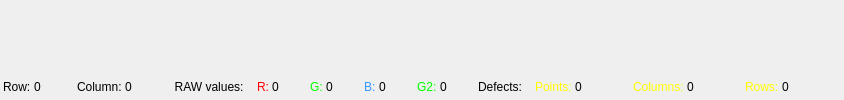
       <widget class="QFrame" name="statusFrame">
        <property name="sizePolicy">
         <sizepolicy hsizetype="Preferred" vsizetype="Preferred">
          <horstretch>0</horstretch>
          <verstretch>0</verstretch>
         </sizepolicy>
        </property>
        <property name="minimumSize">
         <size>
          <width>50</width>
          <height>0</height>
         </size>
        </property>
        <property name="frameShape">
         <enum>QFrame::Shape::NoFrame</enum>
        </property>
        <property name="frameShadow">
         <enum>QFrame::Shadow::Sunken</enum>
        </property>
        <layout class="QHBoxLayout" name="horizontalLayout_10" stretch="0,0,0,0,0,0,0,0,0,0,0,0,0,0,0,0,0,0,0,0,0">
         <property name="spacing">
          <number>3</number>
         </property>
         <property name="leftMargin">
          <number>3</number>
         </property>
         <property name="topMargin">
          <number>0</number>
         </property>
         <property name="rightMargin">
          <number>3</number>
         </property>
         <property name="bottomMargin">
          <number>6</number>
         </property>
         <item>
          <widget class="QLabel" name="statusRow">
           <property name="minimumSize">
            <size>
             <width>0</width>
             <height>0</height>
            </size>
           </property>
           <property name="frameShape">
            <enum>QFrame::Shape::NoFrame</enum>
           </property>
           <property name="frameShadow">
            <enum>QFrame::Shadow::Sunken</enum>
           </property>
           <property name="lineWidth">
            <number>1</number>
           </property>
           <property name="text">
            <string>Row:</string>
           </property>
           <property name="alignment">
            <set>Qt::AlignmentFlag::AlignBottom|Qt::AlignmentFlag::AlignLeading|Qt::AlignmentFlag::AlignLeft</set>
           </property>
          </widget>
         </item>
         <item>
          <widget class="QLabel" name="lblStRow">
           <property name="minimumSize">
            <size>
             <width>40</width>
             <height>0</height>
            </size>
           </property>
           <property name="text">
            <string>0    </string>
           </property>
           <property name="alignment">
            <set>Qt::AlignmentFlag::AlignBottom|Qt::AlignmentFlag::AlignLeading|Qt::AlignmentFlag::AlignLeft</set>
           </property>
          </widget>
         </item>
         <item>
          <widget class="QLabel" name="statusCol">
           <property name="enabled">
            <bool>true</bool>
           </property>
           <property name="minimumSize">
            <size>
             <width>0</width>
             <height>0</height>
            </size>
           </property>
           <property name="frameShape">
            <enum>QFrame::Shape::NoFrame</enum>
           </property>
           <property name="frameShadow">
            <enum>QFrame::Shadow::Sunken</enum>
           </property>
           <property name="text">
            <string>Column:</string>
           </property>
           <property name="alignment">
            <set>Qt::AlignmentFlag::AlignBottom|Qt::AlignmentFlag::AlignLeading|Qt::AlignmentFlag::AlignLeft</set>
           </property>
          </widget>
         </item>
         <item>
          <widget class="QLabel" name="lblStCol">
           <property name="minimumSize">
            <size>
             <width>40</width>
             <height>0</height>
            </size>
           </property>
           <property name="text">
            <string>0    </string>
           </property>
           <property name="alignment">
            <set>Qt::AlignmentFlag::AlignBottom|Qt::AlignmentFlag::AlignLeading|Qt::AlignmentFlag::AlignLeft</set>
           </property>
          </widget>
         </item>
         <item>
          <widget class="QLabel" name="label_2">
           <property name="minimumSize">
            <size>
             <width>0</width>
             <height>0</height>
            </size>
           </property>
           <property name="text">
            <string>  RAW values:   </string>
           </property>
           <property name="alignment">
            <set>Qt::AlignmentFlag::AlignBottom|Qt::AlignmentFlag::AlignLeading|Qt::AlignmentFlag::AlignLeft</set>
           </property>
          </widget>
         </item>
         <item>
          <widget class="QLabel" name="statusR">
           <property name="minimumSize">
            <size>
             <width>0</width>
             <height>0</height>
            </size>
           </property>
           <property name="palette">
            <palette>
             <active>
              <colorrole role="WindowText">
               <brush brushstyle="SolidPattern">
                <color alpha="255">
                 <red>255</red>
                 <green>0</green>
                 <blue>0</blue>
                </color>
               </brush>
              </colorrole>
             </active>
             <inactive>
              <colorrole role="WindowText">
               <brush brushstyle="SolidPattern">
                <color alpha="255">
                 <red>255</red>
                 <green>0</green>
                 <blue>0</blue>
                </color>
               </brush>
              </colorrole>
             </inactive>
             <disabled>
              <colorrole role="WindowText">
               <brush brushstyle="SolidPattern">
                <color alpha="255">
                 <red>120</red>
                 <green>120</green>
                 <blue>120</blue>
                </color>
               </brush>
              </colorrole>
             </disabled>
            </palette>
           </property>
           <property name="frameShape">
            <enum>QFrame::Shape::NoFrame</enum>
           </property>
           <property name="text">
            <string>R:</string>
           </property>
           <property name="alignment">
            <set>Qt::AlignmentFlag::AlignBottom|Qt::AlignmentFlag::AlignLeading|Qt::AlignmentFlag::AlignLeft</set>
           </property>
          </widget>
         </item>
         <item>
          <widget class="QLabel" name="lblStR">
           <property name="minimumSize">
            <size>
             <width>35</width>
             <height>0</height>
            </size>
           </property>
           <property name="text">
            <string>0    </string>
           </property>
           <property name="alignment">
            <set>Qt::AlignmentFlag::AlignBottom|Qt::AlignmentFlag::AlignLeading|Qt::AlignmentFlag::AlignLeft</set>
           </property>
          </widget>
         </item>
         <item>
          <widget class="QLabel" name="statusG">
           <property name="minimumSize">
            <size>
             <width>0</width>
             <height>0</height>
            </size>
           </property>
           <property name="palette">
            <palette>
             <active>
              <colorrole role="WindowText">
               <brush brushstyle="SolidPattern">
                <color alpha="255">
                 <red>0</red>
                 <green>255</green>
                 <blue>0</blue>
                </color>
               </brush>
              </colorrole>
             </active>
             <inactive>
              <colorrole role="WindowText">
               <brush brushstyle="SolidPattern">
                <color alpha="255">
                 <red>0</red>
                 <green>255</green>
                 <blue>0</blue>
                </color>
               </brush>
              </colorrole>
             </inactive>
             <disabled>
              <colorrole role="WindowText">
               <brush brushstyle="SolidPattern">
                <color alpha="255">
                 <red>120</red>
                 <green>120</green>
                 <blue>120</blue>
                </color>
               </brush>
              </colorrole>
             </disabled>
            </palette>
           </property>
           <property name="frameShape">
            <enum>QFrame::Shape::NoFrame</enum>
           </property>
           <property name="frameShadow">
            <enum>QFrame::Shadow::Sunken</enum>
           </property>
           <property name="text">
            <string>G:</string>
           </property>
           <property name="alignment">
            <set>Qt::AlignmentFlag::AlignBottom|Qt::AlignmentFlag::AlignLeading|Qt::AlignmentFlag::AlignLeft</set>
           </property>
          </widget>
         </item>
         <item>
          <widget class="QLabel" name="lblStG">
           <property name="minimumSize">
            <size>
             <width>35</width>
             <height>0</height>
            </size>
           </property>
           <property name="text">
            <string>0    </string>
           </property>
           <property name="alignment">
            <set>Qt::AlignmentFlag::AlignBottom|Qt::AlignmentFlag::AlignLeading|Qt::AlignmentFlag::AlignLeft</set>
           </property>
          </widget>
         </item>
         <item>
          <widget class="QLabel" name="statusB">
           <property name="minimumSize">
            <size>
             <width>0</width>
             <height>0</height>
            </size>
           </property>
           <property name="palette">
            <palette>
             <active>
              <colorrole role="WindowText">
               <brush brushstyle="SolidPattern">
                <color alpha="255">
                 <red>51</red>
                 <green>153</green>
                 <blue>255</blue>
                </color>
               </brush>
              </colorrole>
             </active>
             <inactive>
              <colorrole role="WindowText">
               <brush brushstyle="SolidPattern">
                <color alpha="255">
                 <red>51</red>
                 <green>153</green>
                 <blue>255</blue>
                </color>
               </brush>
              </colorrole>
             </inactive>
             <disabled>
              <colorrole role="WindowText">
               <brush brushstyle="SolidPattern">
                <color alpha="255">
                 <red>120</red>
                 <green>120</green>
                 <blue>120</blue>
                </color>
               </brush>
              </colorrole>
             </disabled>
            </palette>
           </property>
           <property name="frameShape">
            <enum>QFrame::Shape::NoFrame</enum>
           </property>
           <property name="frameShadow">
            <enum>QFrame::Shadow::Sunken</enum>
           </property>
           <property name="text">
            <string>B:</string>
           </property>
           <property name="alignment">
            <set>Qt::AlignmentFlag::AlignBottom|Qt::AlignmentFlag::AlignLeading|Qt::AlignmentFlag::AlignLeft</set>
           </property>
          </widget>
         </item>
         <item>
          <widget class="QLabel" name="lblStB">
           <property name="minimumSize">
            <size>
             <width>35</width>
             <height>0</height>
            </size>
           </property>
           <property name="text">
            <string>0    </string>
           </property>
           <property name="alignment">
            <set>Qt::AlignmentFlag::AlignBottom|Qt::AlignmentFlag::AlignLeading|Qt::AlignmentFlag::AlignLeft</set>
           </property>
          </widget>
         </item>
         <item>
          <widget class="QLabel" name="statusG2">
           <property name="minimumSize">
            <size>
             <width>0</width>
             <height>0</height>
            </size>
           </property>
           <property name="palette">
            <palette>
             <active>
              <colorrole role="WindowText">
               <brush brushstyle="SolidPattern">
                <color alpha="255">
                 <red>0</red>
                 <green>255</green>
                 <blue>0</blue>
                </color>
               </brush>
              </colorrole>
             </active>
             <inactive>
              <colorrole role="WindowText">
               <brush brushstyle="SolidPattern">
                <color alpha="255">
                 <red>0</red>
                 <green>255</green>
                 <blue>0</blue>
                </color>
               </brush>
              </colorrole>
             </inactive>
             <disabled>
              <colorrole role="WindowText">
               <brush brushstyle="SolidPattern">
                <color alpha="255">
                 <red>120</red>
                 <green>120</green>
                 <blue>120</blue>
                </color>
               </brush>
              </colorrole>
             </disabled>
            </palette>
           </property>
           <property name="frameShape">
            <enum>QFrame::Shape::NoFrame</enum>
           </property>
           <property name="frameShadow">
            <enum>QFrame::Shadow::Sunken</enum>
           </property>
           <property name="text">
            <string>G2:</string>
           </property>
           <property name="alignment">
            <set>Qt::AlignmentFlag::AlignBottom|Qt::AlignmentFlag::AlignLeading|Qt::AlignmentFlag::AlignLeft</set>
           </property>
          </widget>
         </item>
         <item>
          <widget class="QLabel" name="lblStG2">
           <property name="minimumSize">
            <size>
             <width>35</width>
             <height>0</height>
            </size>
           </property>
           <property name="text">
            <string>0    </string>
           </property>
           <property name="alignment">
            <set>Qt::AlignmentFlag::AlignBottom|Qt::AlignmentFlag::AlignLeading|Qt::AlignmentFlag::AlignLeft</set>
           </property>
          </widget>
         </item>
         <item>
          <widget class="QLabel" name="lblStatusDefects">
           <property name="minimumSize">
            <size>
             <width>0</width>
             <height>0</height>
            </size>
           </property>
           <property name="text">
            <string>Defects:   </string>
           </property>
           <property name="alignment">
            <set>Qt::AlignmentFlag::AlignBottom|Qt::AlignmentFlag::AlignLeading|Qt::AlignmentFlag::AlignLeft</set>
           </property>
          </widget>
         </item>
         <item>
          <widget class="QLabel" name="statusPoints">
           <property name="minimumSize">
            <size>
             <width>0</width>
             <height>0</height>
            </size>
           </property>
           <property name="palette">
            <palette>
             <active>
              <colorrole role="WindowText">
               <brush brushstyle="SolidPattern">
                <color alpha="255">
                 <red>255</red>
                 <green>255</green>
                 <blue>0</blue>
                </color>
               </brush>
              </colorrole>
             </active>
             <inactive>
              <colorrole role="WindowText">
               <brush brushstyle="SolidPattern">
                <color alpha="255">
                 <red>255</red>
                 <green>255</green>
                 <blue>0</blue>
                </color>
               </brush>
              </colorrole>
             </inactive>
             <disabled>
              <colorrole role="WindowText">
               <brush brushstyle="SolidPattern">
                <color alpha="255">
                 <red>120</red>
                 <green>120</green>
                 <blue>120</blue>
                </color>
               </brush>
              </colorrole>
             </disabled>
            </palette>
           </property>
           <property name="frameShape">
            <enum>QFrame::Shape::NoFrame</enum>
           </property>
           <property name="frameShadow">
            <enum>QFrame::Shadow::Sunken</enum>
           </property>
           <property name="text">
            <string>Points:</string>
           </property>
           <property name="alignment">
            <set>Qt::AlignmentFlag::AlignBottom|Qt::AlignmentFlag::AlignLeading|Qt::AlignmentFlag::AlignLeft</set>
           </property>
          </widget>
         </item>
         <item>
          <widget class="QLabel" name="lblStPoints">
           <property name="minimumSize">
            <size>
             <width>55</width>
             <height>0</height>
            </size>
           </property>
           <property name="text">
            <string>0    </string>
           </property>
           <property name="alignment">
            <set>Qt::AlignmentFlag::AlignBottom|Qt::AlignmentFlag::AlignLeading|Qt::AlignmentFlag::AlignLeft</set>
           </property>
          </widget>
         </item>
         <item>
          <widget class="QLabel" name="statusCols">
           <property name="minimumSize">
            <size>
             <width>0</width>
             <height>0</height>
            </size>
           </property>
           <property name="palette">
            <palette>
             <active>
              <colorrole role="WindowText">
               <brush brushstyle="SolidPattern">
                <color alpha="255">
                 <red>255</red>
                 <green>255</green>
                 <blue>0</blue>
                </color>
               </brush>
              </colorrole>
             </active>
             <inactive>
              <colorrole role="WindowText">
               <brush brushstyle="SolidPattern">
                <color alpha="255">
                 <red>255</red>
                 <green>255</green>
                 <blue>0</blue>
                </color>
               </brush>
              </colorrole>
             </inactive>
             <disabled>
              <colorrole role="WindowText">
               <brush brushstyle="SolidPattern">
                <color alpha="255">
                 <red>120</red>
                 <green>120</green>
                 <blue>120</blue>
                </color>
               </brush>
              </colorrole>
             </disabled>
            </palette>
           </property>
           <property name="frameShape">
            <enum>QFrame::Shape::NoFrame</enum>
           </property>
           <property name="frameShadow">
            <enum>QFrame::Shadow::Sunken</enum>
           </property>
           <property name="text">
            <string>Columns:</string>
           </property>
           <property name="alignment">
            <set>Qt::AlignmentFlag::AlignBottom|Qt::AlignmentFlag::AlignLeading|Qt::AlignmentFlag::AlignLeft</set>
           </property>
          </widget>
         </item>
         <item>
          <widget class="QLabel" name="lblStCols">
           <property name="minimumSize">
            <size>
             <width>55</width>
             <height>0</height>
            </size>
           </property>
           <property name="text">
            <string>0    </string>
           </property>
           <property name="alignment">
            <set>Qt::AlignmentFlag::AlignBottom|Qt::AlignmentFlag::AlignLeading|Qt::AlignmentFlag::AlignLeft</set>
           </property>
          </widget>
         </item>
         <item>
          <widget class="QLabel" name="statusRows">
           <property name="minimumSize">
            <size>
             <width>0</width>
             <height>0</height>
            </size>
           </property>
           <property name="palette">
            <palette>
             <active>
              <colorrole role="WindowText">
               <brush brushstyle="SolidPattern">
                <color alpha="255">
                 <red>255</red>
                 <green>255</green>
                 <blue>0</blue>
                </color>
               </brush>
              </colorrole>
             </active>
             <inactive>
              <colorrole role="WindowText">
               <brush brushstyle="SolidPattern">
                <color alpha="255">
                 <red>255</red>
                 <green>255</green>
                 <blue>0</blue>
                </color>
               </brush>
              </colorrole>
             </inactive>
             <disabled>
              <colorrole role="WindowText">
               <brush brushstyle="SolidPattern">
                <color alpha="255">
                 <red>120</red>
                 <green>120</green>
                 <blue>120</blue>
                </color>
               </brush>
              </colorrole>
             </disabled>
            </palette>
           </property>
           <property name="frameShape">
            <enum>QFrame::Shape::NoFrame</enum>
           </property>
           <property name="frameShadow">
            <enum>QFrame::Shadow::Sunken</enum>
           </property>
           <property name="text">
            <string>Rows:</string>
           </property>
           <property name="alignment">
            <set>Qt::AlignmentFlag::AlignBottom|Qt::AlignmentFlag::AlignLeading|Qt::AlignmentFlag::AlignLeft</set>
           </property>
          </widget>
         </item>
         <item>
          <widget class="QLabel" name="lblStRows">
           <property name="minimumSize">
            <size>
             <width>55</width>
             <height>0</height>
            </size>
           </property>
           <property name="text">
            <string>0    </string>
           </property>
           <property name="alignment">
            <set>Qt::AlignmentFlag::AlignBottom|Qt::AlignmentFlag::AlignLeading|Qt::AlignmentFlag::AlignLeft</set>
           </property>
          </widget>
         </item>
         <item>
          <spacer name="horizontalSpacer_1">
           <property name="orientation">
            <enum>Qt::Orientation::Horizontal</enum>
           </property>
           <property name="sizeHint" stdset="0">
            <size>
             <width>4</width>
             <height>20</height>
            </size>
           </property>
          </spacer>
         </item>
        </layout>
       </widget>
